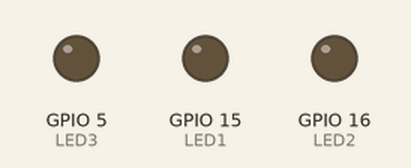
The program below on a simulated ESP32. Shown: output pins drawn as LEDs (lit = HIGH).

Above: at 1.0 s.
At 7.0 s:
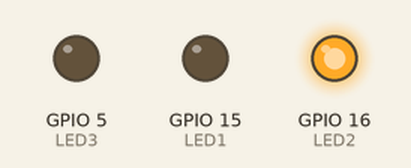
At 11.0 s:
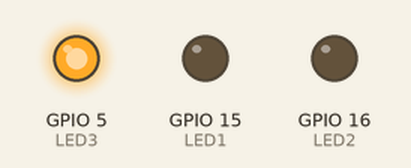
At 17.0 s:
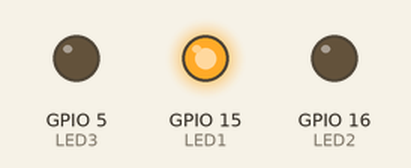
Timing chart, 0 to 18.2 s (numbered marks = the images above):
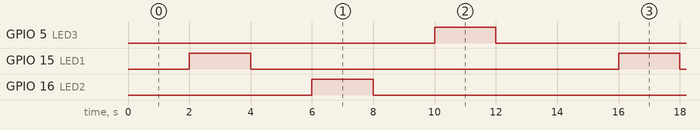

Measured:
- by itself, GPIO 5 (LED3), GPIO 15 (LED1), GPIO 16 (LED2): alternates HIGH for 2.0 s and LOW for 12.0 s
- by itself, everything shown: repeats every 14.0 s, in 6 steps

The program:

main.cpp
```cpp
/*
*authorities: Chananan Mayura
*Project: ESP32 LED BLINK Demo
*Board ESP32 DevKit V1
*On Board LED GPIO 2
*/
#include <Arduino.h>
#define LED1 15 //GPIO15
#define LED2 16  // GPIO 16
#define LED3 5  // GPIO 5

void setup() {
  // Set pin mode
  pinMode(LED1,OUTPUT);
  pinMode(LED2,OUTPUT);
  pinMode(LED3,OUTPUT);
}

void loop() {
  delay(2000); //2000 mili secound
  digitalWrite(LED1,HIGH);
  delay(2000); //2000 mili secound
  digitalWrite(LED1,LOW);
  delay(2000);
  digitalWrite(LED2,HIGH);
  delay(2000);
  digitalWrite(LED2,LOW);
  delay(2000);
  digitalWrite(LED3,HIGH);
  delay(2000);
  digitalWrite(LED3,LOW);
  delay(2000);
}
```
